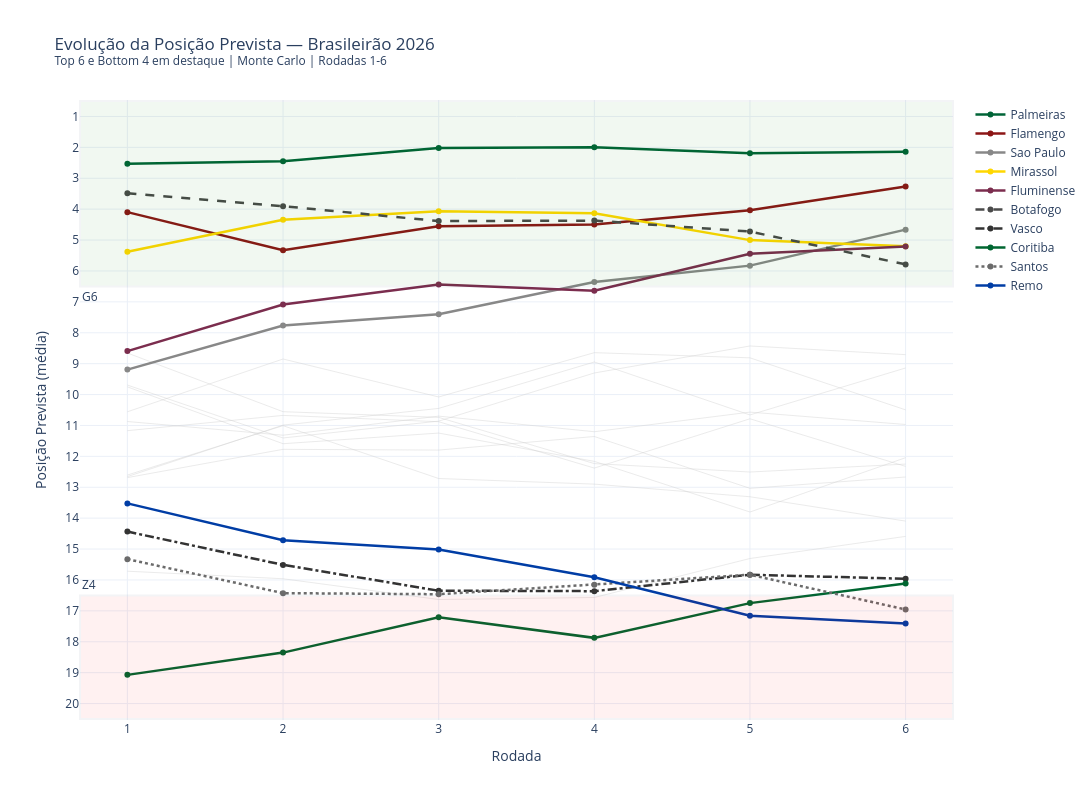

Notebook code for this chart:
### Code cell
# === GRÁFICO 3: EVOLUÇÃO DA POSIÇÃO PREVISTA ===
# Bump chart da posição média prevista por rodada (Top 6 + Bottom 4)

destaque_pos = sorted(times_2026, key=lambda t: evolucao[t]['pos_media'][-1])
times_bump = destaque_pos[:6] + destaque_pos[-4:]
times_fundo = [t for t in times_2026 if t not in times_bump]

fig_bump = go.Figure()

# Times de fundo (opacidade reduzida, sem legenda)
for time in times_fundo:
    fig_bump.add_trace(go.Scatter(
        x=rodadas_simuladas,
        y=evolucao[time]['pos_media'],
        mode='lines',
        name=time,
        line=dict(color='#CCCCCC', width=1),
        opacity=0.4,
        showlegend=False,
        hovertemplate=f'{time}<br>Rodada %{{x}}<br>Posição prevista: %{{y:.1f}}°<extra></extra>'
    ))

# Times em destaque
for time in times_bump:
    fig_bump.add_trace(go.Scatter(
        x=rodadas_simuladas,
        y=evolucao[time]['pos_media'],
        mode='lines+markers',
        name=time,
        line=dict(color=cores_times.get(time, '#888'), width=2.5,
                  dash=dash_times.get(time, 'solid')),
        marker=dict(size=6),
        hovertemplate=f'{time}<br>Rodada %{{x}}<br>Posição prevista: %{{y:.1f}}°<extra></extra>'
    ))

# Zonas
fig_bump.add_hrect(y0=0.5, y1=6.5, fillcolor='green', opacity=0.05,
                   annotation_text='G6', annotation_position='top left')
fig_bump.add_hrect(y0=16.5, y1=20.5, fillcolor='red', opacity=0.05,
                   annotation_text='Z4', annotation_position='bottom left')

fig_bump.update_layout(
    title=f'Evolução da Posição Prevista — Brasileirão 2026<br>'
          f'<sup>Top 6 e Bottom 4 em destaque | Monte Carlo | Rodadas 1-{rodada_max}</sup>',
    xaxis_title='Rodada',
    yaxis_title='Posição Prevista (média)',
    yaxis=dict(autorange='reversed', dtick=1),
    template='plotly_white',
    width=1100, height=800,
    xaxis=dict(dtick=1),
    hovermode='x unified',
    legend=dict(x=1.02, y=1)
)

fig_bump.show()
path = '../charts/evolucao_posicao.html'
fig_bump.write_html(path, include_plotlyjs='cdn')

# Adiciona descrição estatística
_desc = "Bump chart da posição média prevista por simulação Monte Carlo, mostrando a evolução da classificação esperada rodada a rodada."
with open(path) as f:
    html = f.read()
html = html.replace('<div>', f'<p style="text-align:center;color:#666;font-size:13px;font-family:sans-serif;margin:8px 0 0 0;">{_desc}</p>\n<div>', 1)
with open(path, 'w') as f:
    f.write(html)

print('Gráfico exportado: charts/evolucao_posicao.html')

### Figure 1 — Plotly figure (JSON) as saved in the notebook; plotly's stock layout.template omitted (floating-point values rounded to 4 significant figures)
{"data": [{"hovertemplate": "Athletico-PR<br>Rodada %{x}<br>Posição prevista: %{y:.1f}°<extra></extra>", "line": {"color": "#CCCCCC", "width": 1}, "mode": "lines", "name": "Athletico-PR", "opacity": 0.4, "showlegend": false, "type": "scatter", "x": [1, 2, 3, 4, 5, 6], "y": [9.693, 11.41, 10.86, 9.302, 8.428, 8.709]}, {"hovertemplate": "Atletico-MG<br>Rodada %{x}<br>Posição prevista: %{y:.1f}°<extra></extra>", "line": {"color": "#CCCCCC", "width": 1}, "mode": "lines", "name": "Atletico-MG", "opacity": 0.4, "showlegend": false, "type": "scatter", "x": [1, 2, 3, 4, 5, 6], "y": [10.87, 11.32, 10.7, 11.2, 10.57, 10.97]}, {"hovertemplate": "Bahia<br>Rodada %{x}<br>Posição prevista: %{y:.1f}°<extra></extra>", "line": {"color": "#CCCCCC", "width": 1}, "mode": "lines", "name": "Bahia", "opacity": 0.4, "showlegend": false, "type": "scatter", "x": [1, 2, 3, 4, 5, 6], "y": [9.751, 11.59, 11.25, 12.16, 13.8, 12.04]}, {"hovertemplate": "Bragantino<br>Rodada %{x}<br>Posição prevista: %{y:.1f}°<extra></extra>", "line": {"color": "#CCCCCC", "width": 1}, "mode": "lines", "name": "Bragantino", "opacity": 0.4, "showlegend": false, "type": "scatter", "x": [1, 2, 3, 4, 5, 6], "y": [11.17, 10.67, 10.88, 12.38, 10.78, 12.32]}, {"hovertemplate": "Chapecoense<br>Rodada %{x}<br>Posição prevista: %{y:.1f}°<extra></extra>", "line": {"color": "#CCCCCC", "width": 1}, "mode": "lines", "name": "Chapecoense", "opacity": 0.4, "showlegend": false, "type": "scatter", "x": [1, 2, 3, 4, 5, 6], "y": [12.61, 11.01, 12.72, 12.9, 13.31, 14.1]}, {"hovertemplate": "Corinthians<br>Rodada %{x}<br>Posição prevista: %{y:.1f}°<extra></extra>", "line": {"color": "#CCCCCC", "width": 1}, "mode": "lines", "name": "Corinthians", "opacity": 0.4, "showlegend": false, "type": "scatter", "x": [1, 2, 3, 4, 5, 6], "y": [12.65, 10.99, 10.45, 8.946, 10.66, 9.14]}, {"hovertemplate": "Cruzeiro<br>Rodada %{x}<br>Posição prevista: %{y:.1f}°<extra></extra>", "line": {"color": "#CCCCCC", "width": 1}, "mode": "lines", "name": "Cruzeiro", "opacity": 0.4, "showlegend": false, "type": "scatter", "x": [1, 2, 3, 4, 5, 6], "y": [8.656, 10.55, 10.74, 12.23, 12.51, 12.25]}, {"hovertemplate": "Gremio<br>Rodada %{x}<br>Posição prevista: %{y:.1f}°<extra></extra>", "line": {"color": "#CCCCCC", "width": 1}, "mode": "lines", "name": "Gremio", "opacity": 0.4, "showlegend": false, "type": "scatter", "x": [1, 2, 3, 4, 5, 6], "y": [12.69, 11.77, 11.8, 11.36, 13.04, 12.67]}, {"hovertemplate": "Internacional<br>Rodada %{x}<br>Posição prevista: %{y:.1f}°<extra></extra>", "line": {"color": "#CCCCCC", "width": 1}, "mode": "lines", "name": "Internacional", "opacity": 0.4, "showlegend": false, "type": "scatter", "x": [1, 2, 3, 4, 5, 6], "y": [10.56, 8.849, 10.08, 8.645, 8.812, 10.5]}, {"hovertemplate": "Vitoria<br>Rodada %{x}<br>Posição prevista: %{y:.1f}°<extra></extra>", "line": {"color": "#CCCCCC", "width": 1}, "mode": "lines", "name": "Vitoria", "opacity": 0.4, "showlegend": false, "type": "scatter", "x": [1, 2, 3, 4, 5, 6], "y": [15.72, 15.96, 16.63, 16.57, 15.31, 14.59]}, {"hovertemplate": "Palmeiras<br>Rodada %{x}<br>Posição prevista: %{y:.1f}°<extra></extra>", "line": {"color": "#006437", "dash": "solid", "width": 2.5}, "marker": {"size": 6}, "mode": "lines+markers", "name": "Palmeiras", "type": "scatter", "x": [1, 2, 3, 4, 5, 6], "y": [2.528, 2.448, 2.023, 1.993, 2.188, 2.139]}, {"hovertemplate": "Flamengo<br>Rodada %{x}<br>Posição prevista: %{y:.1f}°<extra></extra>", "line": {"color": "#8C1616", "dash": "solid", "width": 2.5}, "marker": {"size": 6}, "mode": "lines+markers", "name": "Flamengo", "type": "scatter", "x": [1, 2, 3, 4, 5, 6], "y": [4.097, 5.328, 4.557, 4.499, 4.032, 3.269]}, {"hovertemplate": "Sao Paulo<br>Rodada %{x}<br>Posição prevista: %{y:.1f}°<extra></extra>", "line": {"color": "#888", "dash": "solid", "width": 2.5}, "marker": {"size": 6}, "mode": "lines+markers", "name": "Sao Paulo", "type": "scatter", "x": [1, 2, 3, 4, 5, 6], "y": [9.192, 7.766, 7.4, 6.357, 5.828, 4.663]}, {"hovertemplate": "Mirassol<br>Rodada %{x}<br>Posição prevista: %{y:.1f}°<extra></extra>", "line": {"color": "#FFD700", "dash": "solid", "width": 2.5}, "marker": {"size": 6}, "mode": "lines+markers", "name": "Mirassol", "type": "scatter", "x": [1, 2, 3, 4, 5, 6], "y": [5.38, 4.341, 4.066, 4.135, 5.002, 5.199]}, {"hovertemplate": "Fluminense<br>Rodada %{x}<br>Posição prevista: %{y:.1f}°<extra></extra>", "line": {"color": "#7B2D4E", "dash": "solid", "width": 2.5}, "marker": {"size": 6}, "mode": "lines+markers", "name": "Fluminense", "type": "scatter", "x": [1, 2, 3, 4, 5, 6], "y": [8.594, 7.084, 6.44, 6.641, 5.442, 5.213]}, {"hovertemplate": "Botafogo<br>Rodada %{x}<br>Posição prevista: %{y:.1f}°<extra></extra>", "line": {"color": "#4A4A4A", "dash": "dash", "width": 2.5}, "marker": {"size": 6}, "mode": "lines+markers", "name": "Botafogo", "type": "scatter", "x": [1, 2, 3, 4, 5, 6], "y": [3.489, 3.904, 4.386, 4.371, 4.726, 5.788]}, {"hovertemplate": "Vasco<br>Rodada %{x}<br>Posição prevista: %{y:.1f}°<extra></extra>", "line": {"color": "#333333", "dash": "dashdot", "width": 2.5}, "marker": {"size": 6}, "mode": "lines+markers", "name": "Vasco", "type": "scatter", "x": [1, 2, 3, 4, 5, 6], "y": [14.43, 15.51, 16.35, 16.36, 15.83, 15.96]}, {"hovertemplate": "Coritiba<br>Rodada %{x}<br>Posição prevista: %{y:.1f}°<extra></extra>", "line": {"color": "#006631", "dash": "solid", "width": 2.5}, "marker": {"size": 6}, "mode": "lines+markers", "name": "Coritiba", "type": "scatter", "x": [1, 2, 3, 4, 5, 6], "y": [19.07, 18.35, 17.21, 17.87, 16.75, 16.11]}, {"hovertemplate": "Santos<br>Rodada %{x}<br>Posição prevista: %{y:.1f}°<extra></extra>", "line": {"color": "#6B6B6B", "dash": "dot", "width": 2.5}, "marker": {"size": 6}, "mode": "lines+markers", "name": "Santos", "type": "scatter", "x": [1, 2, 3, 4, 5, 6], "y": [15.33, 16.43, 16.46, 16.16, 15.83, 16.96]}, {"hovertemplate": "Remo<br>Rodada %{x}<br>Posição prevista: %{y:.1f}°<extra></extra>", "line": {"color": "#003DA5", "dash": "solid", "width": 2.5}, "marker": {"size": 6}, "mode": "lines+markers", "name": "Remo", "type": "scatter", "x": [1, 2, 3, 4, 5, 6], "y": [13.52, 14.72, 15.01, 15.91, 17.16, 17.41]}], "layout": {"annotations": [{"showarrow": false, "text": "G6", "x": 0, "xanchor": "left", "xref": "x domain", "y": 6.5, "yanchor": "top", "yref": "y"}, {"showarrow": false, "text": "Z4", "x": 0, "xanchor": "left", "xref": "x domain", "y": 16.5, "yanchor": "bottom", "yref": "y"}], "height": 800, "hovermode": "x unified", "legend": {"x": 1.02, "y": 1}, "shapes": [{"fillcolor": "green", "opacity": 0.05, "type": "rect", "x0": 0, "x1": 1, "xref": "x domain", "y0": 0.5, "y1": 6.5, "yref": "y"}, {"fillcolor": "red", "opacity": 0.05, "type": "rect", "x0": 0, "x1": 1, "xref": "x domain", "y0": 16.5, "y1": 20.5, "yref": "y"}], "title": {"text": "Evolução da Posição Prevista — Brasileirão 2026<br><sup>Top 6 e Bottom 4 em destaque | Monte Carlo | Rodadas 1-6</sup>"}, "width": 1100, "xaxis": {"dtick": 1, "title": {"text": "Rodada"}}, "yaxis": {"autorange": "reversed", "dtick": 1, "title": {"text": "Posição Prevista (média)"}}}}
